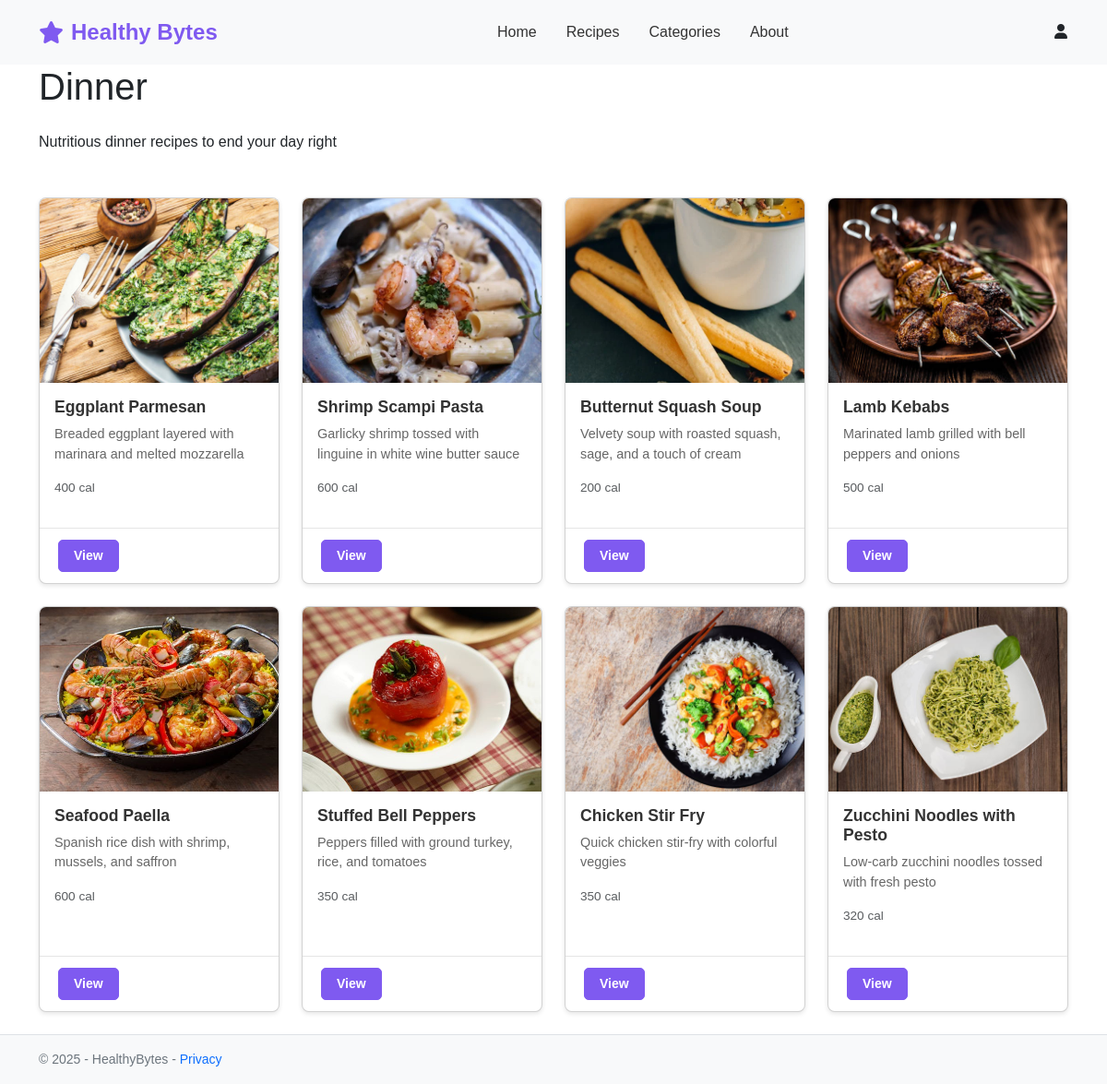
The page /category/3 (signed in) on the database its author committed.
### app/models.py (models this page shows, shortened)
class Category(db.Model):
    id = db.Column(db.Integer, primary_key=True)
    name = db.Column(db.String(100), nullable=False)
    description = db.Column(db.Text, nullable=True)
    recipes_count = db.Column(db.Integer, default=0)
    recipes = db.relationship('Recipe', backref='category', lazy=True)

class Recipe(db.Model):
    id = db.Column(db.Integer, primary_key=True)
    title = db.Column(db.String(100), nullable=False)
    description = db.Column(db.Text, nullable=False)
    calories = db.Column(db.Integer, nullable=True)
    protein = db.Column(db.Float, nullable=True)
    carbs = db.Column(db.Float, nullable=True)
    fats = db.Column(db.Float, nullable=True)
    image_file = db.Column(db.String(20), nullable=True, default='default_recipe.jpg')
    category_id = db.Column(db.Integer, db.ForeignKey('category.id'), nullable=False)
    reviews = db.relationship('Review', backref='recipe', lazy=True)

### app/blueprints/categories/routes.py (the view)
@categories.route('/category/<int:category_id>')
def recipes_by_category(category_id):
    category = Category.query.get_or_404(category_id)
    recipes = Recipe.query.filter_by(category_id=category_id).all()
    return render_template('recipes_by_category.html', category=category, recipes=recipes)

### app/models.py (called while the page is built)
@login_manager.user_loader
def load_user(user_id):
    return User.query.get(int(user_id))

### app/blueprints/categories/templates/recipes_by_category.html
{% extends "base.html" %}
{% block content %}
<h1 class="mb-4">{{ category.name }}</h1>
<p>{{ category.description }}</p>
<div class="row mt-5">
    {% if recipes %}
        {% for recipe in recipes %}
            <div class="col-md-3 mb-4">
                <div class="card h-100">
                    <div class="card-img-container">
                        <img src="{{ url_for('static', filename='images/recipes/' + recipe.image_file) }}"
                             class="card-img-top" alt="{{ recipe.title }}">
                    </div>
                    <div class="card-body">
                        <h5 class="card-title">{{ recipe.title }}</h5>
                        <p class="card-text">{{ recipe.description|truncate(100) }}</p>
                        <p class="text-muted">{{ recipe.calories }} cal</p>
                    </div>
                    <div class="card-footer bg-transparent">
                        <a href="{{ url_for('recipes.recipe_detail', recipe_id=recipe.id) }}" class="btn btn-primary">View</a>
                    </div>
                </div>
            </div>
        {% endfor %}
    {% else %}
        <div class="col-12">
            <div class="alert alert-info">
                <p class="mb-0">No recipes found in this category yet.</p>
            </div>
        </div>
    {% endif %}
</div>
{% endblock %}

### app/static/css/style.css (style rules this page uses)
body { font-family: Arial, sans-serif; min-height: 100vh; display: flex; flex-direction: column; }
.btn-primary { background-color: #7f5af0; border-color: #7f5af0; padding: 0.75rem 1.5rem; border-radius: 5px; font-weight: 600; transition: all 0.3s ease; }
.card-img-container { height: 200px; overflow: hidden; position: relative; }
.card-img-top { width: 100%; height: 100%; object-fit: cover; transition: transform 0.3s ease; }
.card { transition: transform 0.3s ease, box-shadow 0.3s ease; overflow: hidden; border-radius: 8px; box-shadow: 0 2px 5px rgba(0, 0, 0, 0.1); }
.card-title { font-size: 1.1rem; font-weight: 600; margin-bottom: 0.5rem; color: #333; }
.card-text { font-size: 0.9rem; color: #666; }
.text-muted { font-size: 0.85rem; font-weight: 500; }
.card-footer { background-color: transparent; border-top: 1px solid rgba(0, 0, 0, 0.1); padding: 0.75rem 1.25rem; }
.btn-primary { padding: 0.375rem 1rem; font-size: 0.875rem; }

### rows shown on the page
Category: name "Dinner", description "Nutritious dinner recipes to end your day right"
Recipe: image_file (picture), title "Eggplant Parmesan", description "Breaded eggplant layered with marinara and melted mozzarella", calories "400"
Recipe: image_file (picture), title "Shrimp Scampi Pasta", description "Garlicky shrimp tossed with linguine in white wine butter sauce", calories "600"
Recipe: image_file (picture), title "Butternut Squash Soup", description "Velvety soup with roasted squash, sage, and a touch of cream", calories "200"
Recipe: image_file (picture), title "Lamb Kebabs", description "Marinated lamb grilled with bell peppers and onions", calories "500"
Recipe: image_file (picture), title "Seafood Paella", description "Spanish rice dish with shrimp, mussels, and saffron", calories "600"
Recipe: image_file (picture), title "Stuffed Bell Peppers", description "Peppers filled with ground turkey, rice, and tomatoes", calories "350"
Recipe: image_file (picture), title "Chicken Stir Fry", description "Quick chicken stir-fry with colorful veggies", calories "350"
Recipe: image_file (picture), title "Zucchini Noodles with Pesto", description "Low-carb zucchini noodles tossed with fresh pesto", calories "320"
